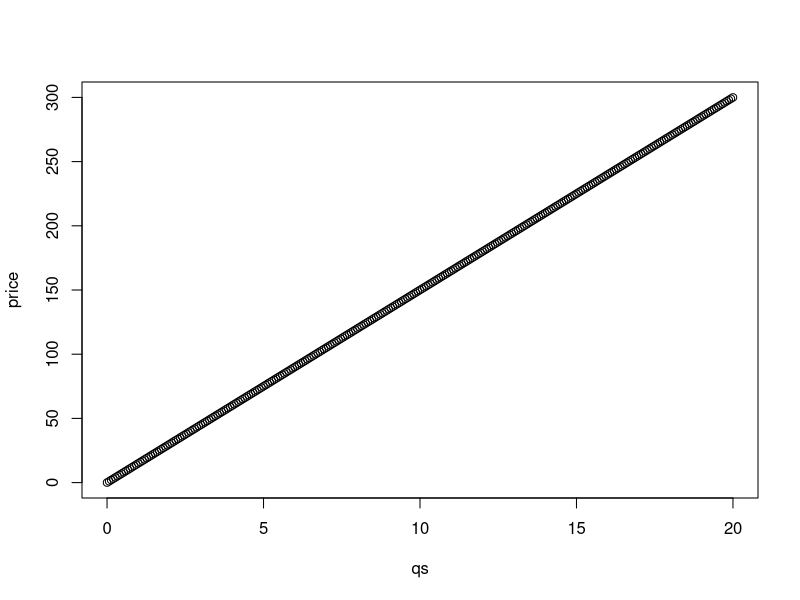
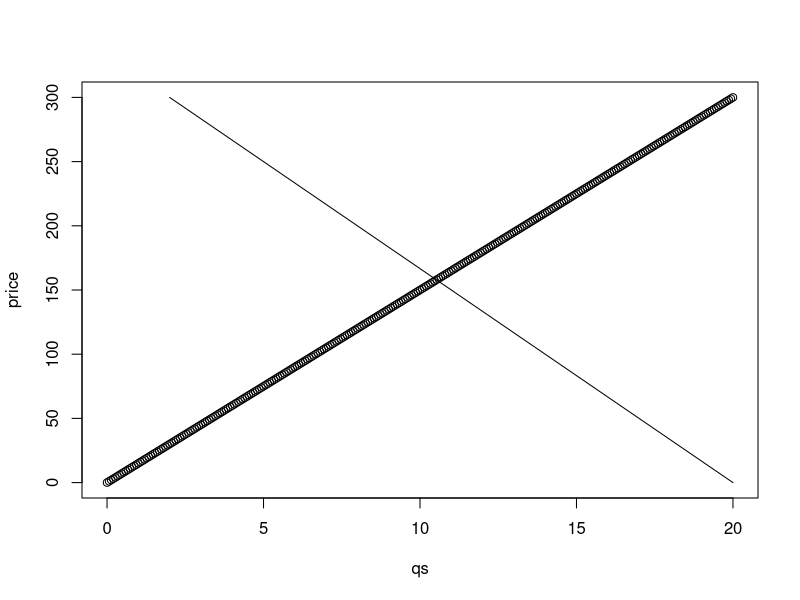
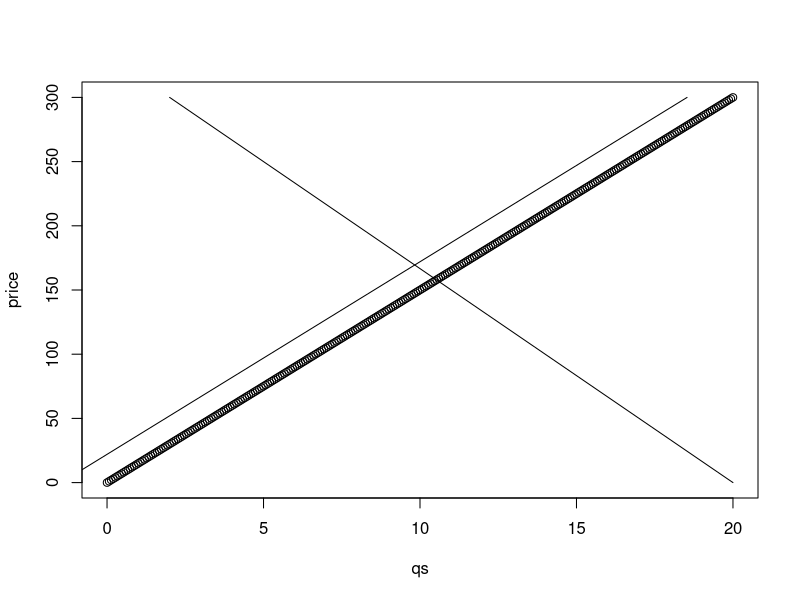
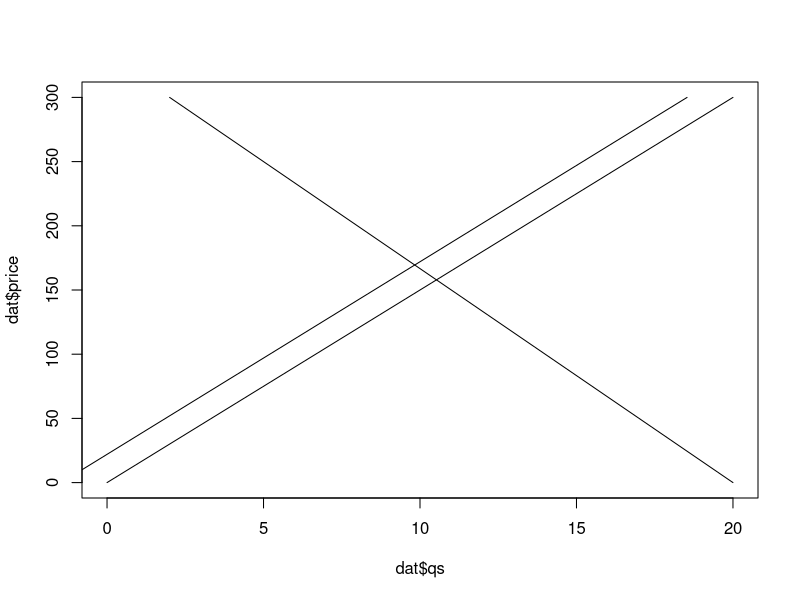
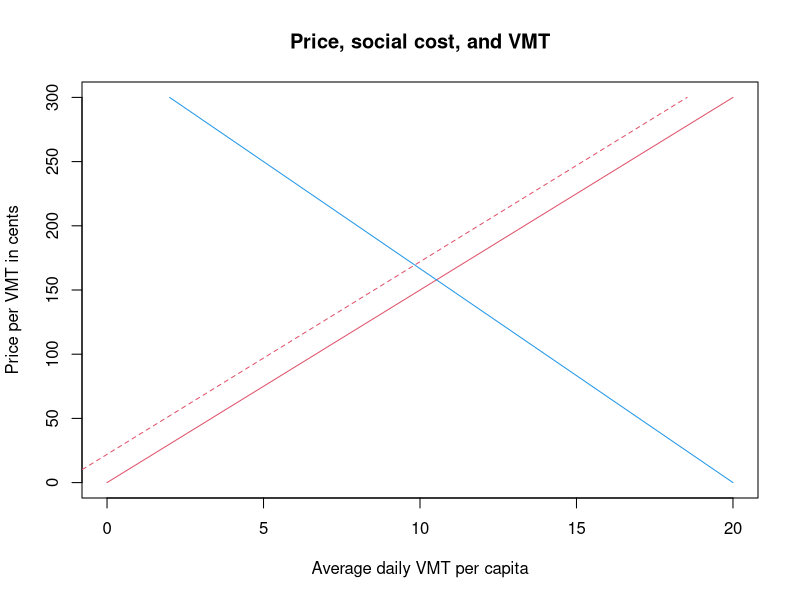
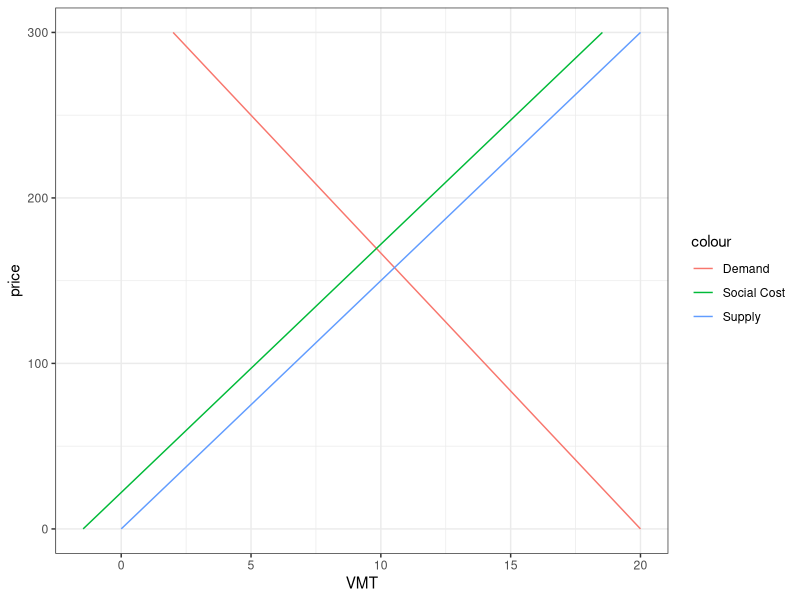
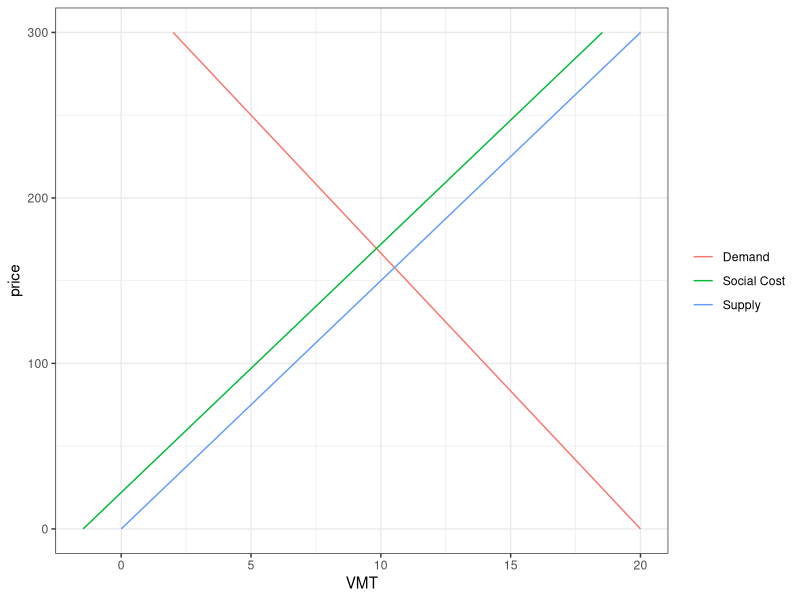

Write R code to recreate these figures, in order.
## ---- chunk 1
rm(list=ls())
## ---- chunk 2
price <- 0:300
## ---- chunk 3
qs <- price*(2/30)
## ---- chunk 4
plot(qs, price)
## ---- chunk 5
qd <- 20 - price * 1.8/30
## ---- chunk 6
plot(qs, price)
lines(qd, price)
## ---- chunk 7
p_eq <- 600/3.8 
print(p_eq)
## ---- chunk 8
sc <- (price-22)*2/30
plot(qs, price)
lines(qd, price)
lines(sc, price)
## ---- chunk 9
###let's turn our objects into a single dataset and learn to look at them
cbind(price,qd,qs,sc)

dat <-as.data.frame(cbind(price,qd,qs,sc))

##remove unused objects
rm(price,qd,qs,sc)

#look at data
head(dat)
summary(dat)
str(dat)
## ---- chunk 10
df <- lm(qd ~ price, dat)
summary(df)
## ---- chunk 11
sf <- lm(qs ~ price, dat)
summary(sf)
## ---- chunk 12
plot(dat$qs, dat$price, t="line")
lines(dat$qd, dat$price)
lines(dat$sc, dat$price)

plot(dat$qs, dat$price, t="line", col=2, xlab="Average daily VMT per capita", 
     ylab = "Price per VMT in cents",
     main = "Price, social cost, and VMT")

lines(dat$qd, dat$price, col=4)
lines(dat$sc, dat$price, lty=2, col=2)
## ---- chunk 13
library(ggplot2)

graph <- ggplot(dat, aes(y=price)) +
  geom_line(aes(x = qd, colour = "Demand")) + 
  geom_line(aes(x = qs, colour = "Supply")) +
  geom_line(aes(x = sc, colour = "Social Cost")) +
  theme_bw() + 
  labs(x = 'VMT')

graph 

graph + theme(legend.title=element_blank())
